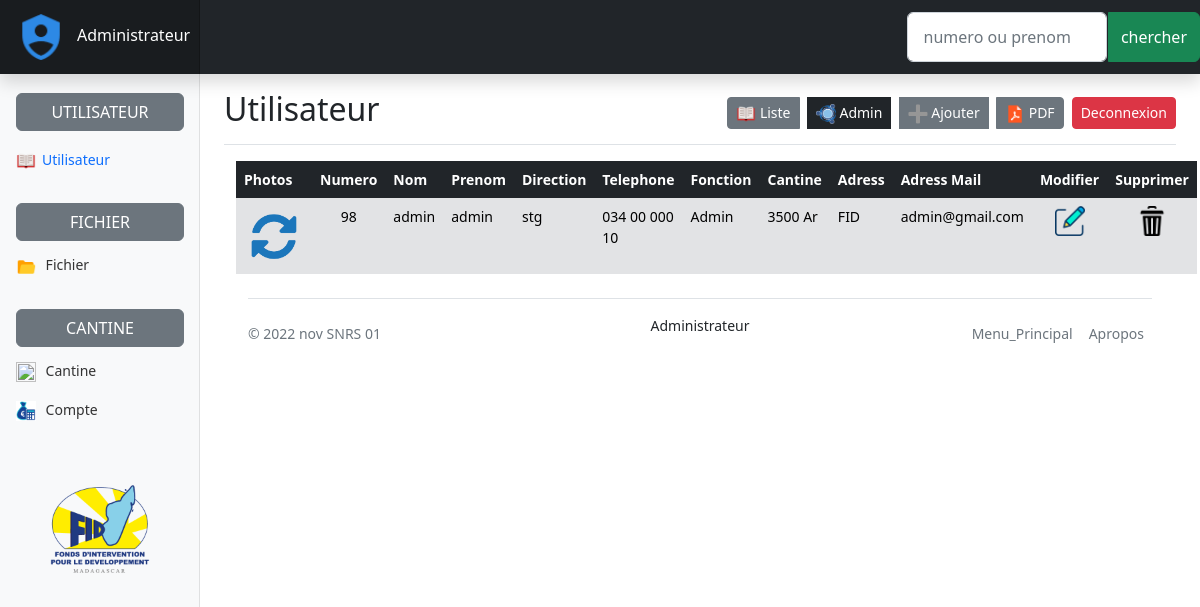
The app's page /admin/indexx.php with its own data.
### tables this page shows
CREATE TABLE IF NOT EXISTS `utilisateur` (
  `numUt` int(11) NOT NULL AUTO_INCREMENT,
  `photos` varchar(100) NOT NULL,
  `nom` varchar(25) NOT NULL,
  `prenom` varchar(25) NOT NULL,
  `direction` varchar(25) NOT NULL,
  `tel` varchar(25) NOT NULL,
  `mdp` varchar(25) NOT NULL,
  `valeur` varchar(25) NOT NULL,
  `fady` varchar(25) NOT NULL,
  `adrs` varchar(100) NOT NULL,
  `adrs_mail` varchar(100) NOT NULL,
  `fonc` varchar(50) NOT NULL,
  PRIMARY KEY (`numUt`)
);

### admin/indexx.php (the view, shortened to what this page needs)
<?php
include("../connexion.php");
?>
<!doctype html>
<html lang="en">
  <head>
    <link rel="stylesheet" href="../fichier/style.css">
    <link href="css/bootstrap.min.css" rel="stylesheet">
    <link href="dashboard.css" rel="stylesheet">
  </head>
  <body>
   <header class="navbar navbar-dark sticky-top bg-dark flex-md-nowrap p-0 shadow">
      <a class="navbar-brand col-md-3 col-lg-2 me-0 px-3 fs-6" href="#">
               <img src="../image/[036783].png" alt="" width="50" height="50" > &thinsp; Administrateur
      </a>
      <form action="recherche.php" method="POST" class="btn-group ">
             <input type="text" name="eka1" class=" form-control custom" placeholder="numero ou prenom" >  &thinsp;
             <input type="submit" name="eka" class="btn btn-success" value="chercher"  >
       </form>
</header>
<div class="container-fluid">
  <div class="row">
    <nav id="sidebarMenu" class="col-md-3 col-lg-2 d-md-block bg-light sidebar collapse">
      <div class="position-sticky pt-3 sidebar-sticky">
        <h5 class=" d-flex justify-content-between align-items-center px-3 mt-4 mb-1 text-muted text-uppercase ">
         <br><br> <span class="  btn btn-secondary custom  align-text-bottom">Utilisateur
          </span>
        </h5>
        <ul class="nav flex-column">
          <li class="nav-item">
            <a class="nav-link" href="index.php">
              <img src="../image/list.png" alt="" width="20" height="20"> &thinsp;<span class="text-primary">Utilisateur</span>
            </a>
          </li>
          </ul>
<h5 class=" d-flex justify-content-between align-items-center px-3 mt-4 mb-1 text-muted text-uppercase">
  <span class="  btn btn-secondary custom  ">Fichier</span>
</h5>
<ul class="nav flex-column mb-2">
  <li class="nav-item">
    <a class="nav-link" href="fichier.php">
      <img src="../image/[028988].png" alt="" width="20" height="20"> &thinsp; <span > Fichier</span>
    </a>
  </li>
</ul>
<h5 class=" d-flex justify-content-between align-items-center px-3 mt-4 mb-1 text-muted text-uppercase">
  <span class="  btn btn-secondary custom  ">cantine</span>
</h5>
<ul class="nav flex-column mb-2">
  <li class="nav-item">
    <a class="nav-link" href="admin.php">
      <img src="../image/d.jpg" alt="" width="20" height="20"> &thinsp; <span >Cantine</span>
    </a>
  </li>
  <li class="nav-item">
    <a class="nav-link" href="compte.php">
      <img src="../image/[036756].png" alt="" width="20" height="20"> &thinsp;  <span>Compte </span>
    </a>
  </li>
</ul>
<br><br>
<center>
<img src="../image/1666847760493.jpg" alt="" width="100" height="100">
</center>
</div>
</nav>
    <main class="col-md-9 ms-sm-auto col-lg-10 px-md-4">
      <div class="d-flex justify-content-between flex-wrap flex-md-nowrap align-items-center pt-3 pb-2 mb-3 border-bottom">
        <h1 class="h2">Utilisateur</h1>
        <div class="btn-toolbar mb-2 mb-md-0">
          <div class="btn-group me-2">
          <a href="index.php" class="btn btn-sm btn-secondary">
            <img src="../image/list.png" alt="" width="20" height="20">
            Liste </a> &thinsp; &thinsp;
            <a href="indexx.php" class="btn btn-sm btn-dark">
            <img src="../image/[034889].png" alt="" width="20" height="20">
            Admin </a> &thinsp; &thinsp;
            <a href="fomulaireUtilisateur.php" class="btn btn-sm btn-secondary">
            <img src="../image/m.png" alt="" width="20" height="20">
            Ajouter </a> &thinsp; &thinsp;
            <a href="../pdf/utilisateur.php" class="btn btn-sm btn-secondary">
            <img src="../image/pdf.png" alt="" width="20" height="20">
            PDF </a>
          </div>
          <a href="../index.php" class="btn btn-sm btn-danger"> Deconnexion</a>
        </div>
      </div>
      <div id="popo" class="container-fluid">
       <div class="col-md-12">
             <article class="col-md-12">
             <table class="table table-secondary table-borderless">
                             <header>
                             <tr class="table-dark">
                                    <th>Photos</th>
                                    <th>Numero</th>
                                    <th>Nom</th>
                                    <th>Prenom</th>
                                    <th>Direction</th>
                                    <th>Telephone</th>
                                   <th>Fonction</th>
                                    <th>Cantine</th>
                                    <th>Adress </th>
                                     <th>Adress Mail</th>
                                    <th>Modifier</th>
                                    <th> Supprimer</th>
                                </tr>
                             </header>
                              <?php
                               $req = mysqli_query($conn , "SELECT *FROM utilisateur where fonc =   1 ");
                              if(mysqli_num_rows($req)== 0)
                                         {
                                             $aaa =("Admin vide ");
                                         }
                            else{
                                      while($row=mysqli_fetch_assoc($req)) {
                                 ?>
                                <tr class="table-secondary">
                                    <td> <img src="photos/<?php echo $row['photos']; ?>" alt="" width="60" height="60"> </td>
                                    <td> <center><?php echo $row['numUt'];  ?> </center></td>
                                    <td><?php echo $row['nom']; ?></td>
                                    <td><?php echo $row['prenom']; ?></td>
                                    <td><?php echo $row['direction']; ?></td>
                                    <td><?php echo $row['tel']; ?></td>
                                    <td> <?php $fo = $row['fonc'];
                                                                        if($fo == 1)
                                                                        {
                                                                         echo ("Admin");
                                                                        }
                                                                       else
                                                                       {
                                                                         echo("Non Admin");
                                                                       }
                                    ?></td>
                                    <td>
                                       <?php  $val =$row['valeur'] ;
                                          if($val== 1)
                                            {
                                              echo("1500");
                                            }
                                          else
                                          {
                                            echo("3500");
                                          }
                                       ?>
                                       Ar</td>
                                    <td> <?php echo $row['adrs']?></td>
                                    <td> <?php echo $row['adrs_mail']?> </td>
                                    <th><center><a href= "edit.php?edit=<?php echo $row['numUt'];?>">
                                    <img src="../image/edit.png" alt="" width="30" height="30"> </a></center></th>
                                    <th><center><a href="supp.php?supp=<?php echo $row['numUt']; ?>">
                                    <img src="../image/sip.png" alt="" width="30" height="30"></a></center></th>
                                </tr>
<?php                                               }
      }
?>
                         </table>
                         <div class="container">
  <footer class="d-flex flex-wrap justify-content-between align-items-center py-3 my-4 border-top">
    <p class="col-md-4 mb-0 text-muted">&copy; 2022 nov SNRS 01</p>
   <p>Administrateur</p>
    <ul class="nav col-md-4 justify-content-end">
      <li class="nav-item"><a href="index.php" class="nav-link px-2 text-muted">Menu_Principal</a></li>
      <li class="nav-item"><a href="#" class="nav-link px-2 text-muted">Apropos</a></li>
    </ul>
  </footer>
</div>
             </article>
</div>
  </div>
</div>
    </body>
</html>

### fichier/style.css (style rules this page uses)
.custom { width: 200px !important; }

### admin/dashboard.css (style rules this page uses)
body { font-size: .875rem; }
.sidebar { position: fixed; top: 0; bottom: 0; left: 0; z-index: 100; padding: 48px 0 0; box-shadow: inset -1px 0 0 rgba(0, 0, 0, .1); }
.sidebar-sticky { height: calc(100vh - 48px); overflow-x: hidden; overflow-y: auto; }
.sidebar .nav-link { font-weight: 500; color: #333; }
.navbar-brand { padding-top: .75rem; padding-bottom: .75rem; background-color: rgba(0, 0, 0, .25); box-shadow: inset -1px 0 0 rgba(0, 0, 0, .25); }
.navbar .form-control { padding: .75rem 1rem; }

### records on screen
utilisateur: photos (picture), numUt "98", nom "admin", prenom "admin", direction "stg", tel "034 00 000 10", fonc "Admin", valeur "3500", adrs "FID", adrs_mail "admin@gmail.com"
